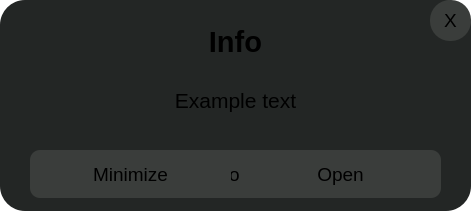
<?xml version="1.0" encoding="UTF-8"?>
<ui version="4.0">
 <class>MessageWindow</class>
 <widget class="QMainWindow" name="MessageWindow">
  <property name="geometry">
   <rect>
    <x>0</x>
    <y>0</y>
    <width>471</width>
    <height>211</height>
   </rect>
  </property>
  <property name="windowTitle">
   <string>MainWindow</string>
  </property>
  <property name="windowIcon">
   <iconset resource="resources.qrc">
    <normaloff>:/images/images/Icon.ico</normaloff>:/images/images/Icon.ico</iconset>
  </property>
  <property name="styleSheet">
   <string notr="true">background:transparent</string>
  </property>
  <widget class="QWidget" name="centralwidget">
   <widget class="QFrame" name="Background">
    <property name="geometry">
     <rect>
      <x>0</x>
      <y>0</y>
      <width>471</width>
      <height>211</height>
     </rect>
    </property>
    <property name="styleSheet">
     <string notr="true">background:rgb(35, 38, 37);
border-radius: 25px;</string>
    </property>
    <property name="frameShape">
     <enum>QFrame::StyledPanel</enum>
    </property>
    <property name="frameShadow">
     <enum>QFrame::Raised</enum>
    </property>
    <widget class="QLabel" name="Text">
     <property name="geometry">
      <rect>
       <x>20</x>
       <y>50</y>
       <width>431</width>
       <height>101</height>
      </rect>
     </property>
     <property name="font">
      <font>
       <pointsize>16</pointsize>
       <bold>false</bold>
      </font>
     </property>
     <property name="styleSheet">
      <string notr="true">background:transparent</string>
     </property>
     <property name="text">
      <string>Example text</string>
     </property>
     <property name="textFormat">
      <enum>Qt::RichText</enum>
     </property>
     <property name="alignment">
      <set>Qt::AlignCenter</set>
     </property>
    </widget>
    <widget class="QPushButton" name="pushButton_6">
     <property name="geometry">
      <rect>
       <x>135</x>
       <y>150</y>
       <width>201</width>
       <height>48</height>
      </rect>
     </property>
     <property name="font">
      <font>
       <pointsize>14</pointsize>
      </font>
     </property>
     <property name="cursor">
      <cursorShape>PointingHandCursor</cursorShape>
     </property>
     <property name="styleSheet">
      <string notr="true">QPushButton{
background: rgb(58,61,59);
border-radius: 10px;
}
        QPushButton:hover {
background: rgb(55,55,55);
        }</string>
     </property>
     <property name="text">
      <string>Close</string>
     </property>
    </widget>
    <widget class="QLabel" name="Header">
     <property name="geometry">
      <rect>
       <x>0</x>
       <y>6</y>
       <width>471</width>
       <height>71</height>
      </rect>
     </property>
     <property name="font">
      <font>
       <pointsize>22</pointsize>
       <bold>true</bold>
      </font>
     </property>
     <property name="text">
      <string>Info</string>
     </property>
     <property name="alignment">
      <set>Qt::AlignCenter</set>
     </property>
    </widget>
    <widget class="QPushButton" name="pushButton_7">
     <property name="enabled">
      <bool>true</bool>
     </property>
     <property name="geometry">
      <rect>
       <x>240</x>
       <y>150</y>
       <width>201</width>
       <height>48</height>
      </rect>
     </property>
     <property name="font">
      <font>
       <pointsize>14</pointsize>
      </font>
     </property>
     <property name="cursor">
      <cursorShape>PointingHandCursor</cursorShape>
     </property>
     <property name="styleSheet">
      <string notr="true">QPushButton{
background: rgb(58,61,59);
border-radius: 10px;
}
        QPushButton:hover {
background: rgb(55,55,55);
        }</string>
     </property>
     <property name="text">
      <string>Open</string>
     </property>
    </widget>
    <widget class="QPushButton" name="pushButton_8">
     <property name="enabled">
      <bool>true</bool>
     </property>
     <property name="geometry">
      <rect>
       <x>30</x>
       <y>150</y>
       <width>201</width>
       <height>48</height>
      </rect>
     </property>
     <property name="font">
      <font>
       <pointsize>14</pointsize>
      </font>
     </property>
     <property name="cursor">
      <cursorShape>PointingHandCursor</cursorShape>
     </property>
     <property name="styleSheet">
      <string notr="true">QPushButton{
background: rgb(58,61,59);
border-radius: 10px;
}
        QPushButton:hover {
background: rgb(55,55,55);
        }</string>
     </property>
     <property name="text">
      <string>Minimize</string>
     </property>
    </widget>
    <widget class="QPushButton" name="pushButton_9">
     <property name="enabled">
      <bool>true</bool>
     </property>
     <property name="geometry">
      <rect>
       <x>430</x>
       <y>0</y>
       <width>41</width>
       <height>41</height>
      </rect>
     </property>
     <property name="font">
      <font>
       <pointsize>14</pointsize>
      </font>
     </property>
     <property name="cursor">
      <cursorShape>PointingHandCursor</cursorShape>
     </property>
     <property name="styleSheet">
      <string notr="true">QPushButton{
background: rgb(58,61,59);
border-radius: 20px;
}
        QPushButton:hover {
background: rgb(55,55,55);
        }</string>
     </property>
     <property name="text">
      <string>X</string>
     </property>
    </widget>
   </widget>
  </widget>
 </widget>
 <resources>
  <include location="resources.qrc"/>
 </resources>
 <connections/>
</ui>
